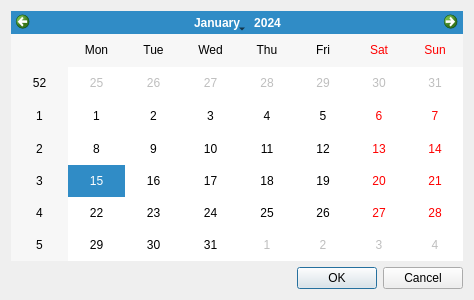
<?xml version="1.0" encoding="UTF-8"?>
<ui version="4.0">
 <class>CalendarDialog</class>
 <widget class="QDialog" name="CalendarDialog">
  <property name="geometry">
   <rect>
    <x>0</x>
    <y>0</y>
    <width>474</width>
    <height>300</height>
   </rect>
  </property>
  <property name="windowTitle">
   <string>Dialog</string>
  </property>
  <layout class="QVBoxLayout" name="verticalLayout">
   <item>
    <widget class="QCalendarWidget" name="calendarWidget"/>
   </item>
   <item>
    <widget class="QDialogButtonBox" name="buttonBox">
     <property name="orientation">
      <enum>Qt::Horizontal</enum>
     </property>
     <property name="standardButtons">
      <set>QDialogButtonBox::Cancel|QDialogButtonBox::Ok</set>
     </property>
    </widget>
   </item>
  </layout>
 </widget>
 <resources/>
 <connections>
  <connection>
   <sender>buttonBox</sender>
   <signal>accepted()</signal>
   <receiver>CalendarDialog</receiver>
   <slot>accept()</slot>
   <hints>
    <hint type="sourcelabel">
     <x>248</x>
     <y>254</y>
    </hint>
    <hint type="destinationlabel">
     <x>157</x>
     <y>274</y>
    </hint>
   </hints>
  </connection>
  <connection>
   <sender>buttonBox</sender>
   <signal>rejected()</signal>
   <receiver>CalendarDialog</receiver>
   <slot>reject()</slot>
   <hints>
    <hint type="sourcelabel">
     <x>316</x>
     <y>260</y>
    </hint>
    <hint type="destinationlabel">
     <x>286</x>
     <y>274</y>
    </hint>
   </hints>
  </connection>
 </connections>
</ui>
